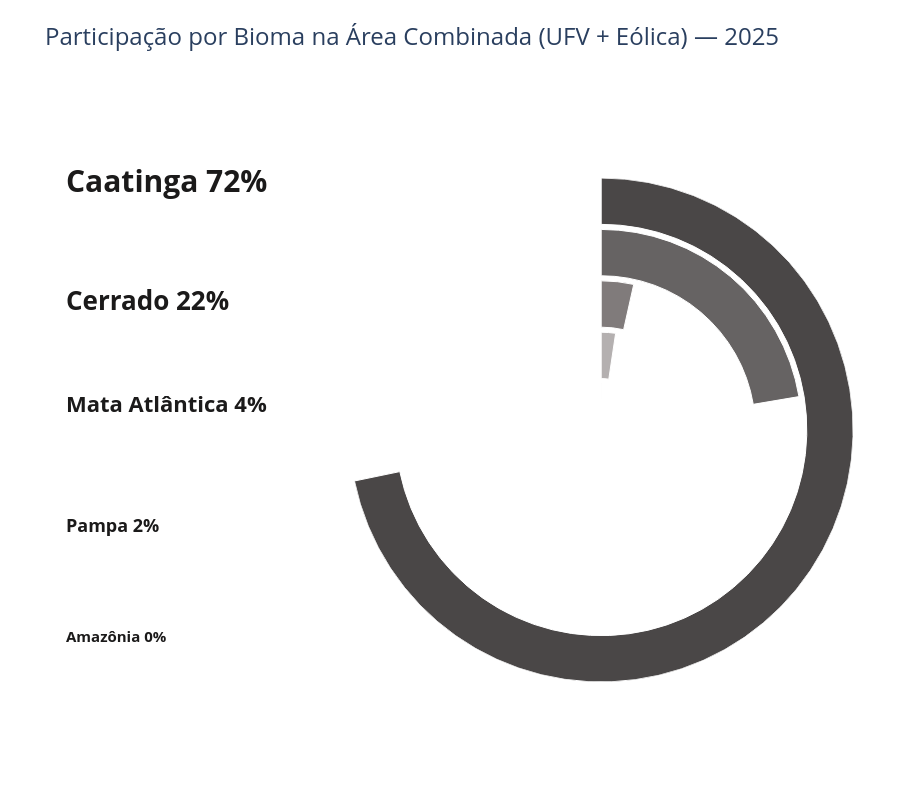

The cell this chart's notebook holds for it:
### Code cell
# Célula 8A
# Anéis concêntricos (não fatias de uma mesma pizza): cada bioma ocupa uma
# faixa de raio própria, do maior para o menor (mais externo -> mais
# interno), e todos os arcos partem do mesmo ângulo inicial (0°/12h), com o
# comprimento proporcional à participação do bioma no total combinado
# (UFV + Eólica). Por isso os arcos ficam com tamanhos bem diferentes entre
# si (esperado).
import plotly.graph_objects as go

df_bioma = df[df['tipo_region'] == 'bioma']
pivot_bioma = df_bioma.pivot_table(index='year', columns='nome_region', values='area_ha', aggfunc='sum').fillna(0)
ultimo_ano = int(pivot_bioma.index.max())
serie_ultimo_ano = pivot_bioma.loc[ultimo_ano].sort_values(ascending=False)
total_ano = serie_ultimo_ano.sum()

cores_map = {'Caatinga': '#4a4747', 'Cerrado': '#666363', 'Mata Atlântica': '#807b7b', 'Amazônia': '#9a9595', 'Pampa': '#b4b0b0'}

# Ordem dos anéis (do mais externo ao mais interno) calculada dinamicamente a
# partir dos dados — igual é feito para BIOMAS_HISTORICO na Célula 6 — em vez
# de fixar os 4 biomas da Eólica, aqui entram os 5 biomas do dado combinado
# (a Amazônia só existe em UFV).
ORDEM_ANEIS = serie_ultimo_ano.index.tolist()
N = len(ORDEM_ANEIS)
ESPACO = 0.02  # respiro entre um anel e o próximo
ESPESSURA = (1 - (N - 1) * ESPACO) / N  # espessura de cada anel, para o conjunto ocupar de r=0 até r=1

fig_aneis = go.Figure()
for i, bioma in enumerate(ORDEM_ANEIS):
    valor = serie_ultimo_ano.get(bioma, 0)
    frac = valor / total_ano
    arco_graus = frac * 360
    base_raio = 1 - i * (ESPESSURA + ESPACO) - ESPESSURA

    fig_aneis.add_trace(go.Barpolar(
        r=[ESPESSURA],
        theta=[arco_graus / 2],  # todos os arcos começam em 0°; o centro do arco é a metade do seu próprio comprimento
        width=[arco_graus],
        base=[base_raio],
        name=bioma,
        marker=dict(color=cores_map.get(bioma, '#ccc'), line=dict(color='white', width=1)),
        hovertemplate=f'<b>Bioma:</b> {bioma}<br><b>Área:</b> {valor:,.2f} ha<br><b>Participação:</b> {frac*100:.1f}%<extra></extra>',
    ))

# --- rótulos: lista empilhada à esquerda do anel, texto grande e em negrito,
# tamanho decrescente conforme a posição no ranking (não fixo por nome de
# bioma, já que o combinado tem 5 biomas em vez dos 4 da Eólica) ---
TAMANHOS_FONTE = np.linspace(30, 15, N)

anotacoes = []
Y_INICIAL, PASSO_Y = 0.90, 0.72 / max(N - 1, 1)
for i, bioma in enumerate(ORDEM_ANEIS):
    valor = serie_ultimo_ano.get(bioma, 0)
    frac = valor / total_ano
    anotacoes.append(dict(
        x=0.04, y=Y_INICIAL - i * PASSO_Y, xref='paper', yref='paper',
        xanchor='left', align='left',
        text=f"<b>{bioma} {frac*100:.0f}%</b>",
        showarrow=False,
        font=dict(size=int(TAMANHOS_FONTE[i]), color='#1b1a1a'),
    ))

fig_aneis.update_layout(
    title_text=f"Participação por Bioma na Área Combinada (UFV + Eólica) — {ultimo_ano}",
    title_font=dict(size=24),
    template="plotly_white",
    width=900, height=800,
    showlegend=False,
    annotations=anotacoes,
    polar=dict(
        # anel deslocado para a direita, deixando espaço à esquerda para os rótulos
        domain=dict(x=[0.38, 0.98], y=[0.05, 0.95]),
        radialaxis=dict(visible=False, range=[0, 1]),
        angularaxis=dict(visible=False, rotation=90, direction='clockwise'),
    ),
    margin=dict(t=90, b=30, l=30, r=30),
)

fig_aneis.show()
if salvar_grafico:
    print("Salvando o grafico com DPI 450")
    salvar_grafico_alta_resolucao(fig_aneis, 'proporcao_area_por_bioma_combinado_aneis_concentricos', dpi=450)

### Figure 1 — Plotly figure (JSON) as saved in the notebook; plotly's stock layout.template omitted (floating-point values rounded to 4 significant figures)
{"data": [{"base": [0.816], "hovertemplate": "<b>Bioma:</b> Caatinga<br><b>Área:</b> 51,604.32 ha<br><b>Participação:</b> 71.8%<extra></extra>", "marker": {"color": "#4a4747", "line": {"color": "white", "width": 1}}, "name": "Caatinga", "r": [0.184], "theta": [129.2], "type": "barpolar", "width": [258.3]}, {"base": [0.612], "hovertemplate": "<b>Bioma:</b> Cerrado<br><b>Área:</b> 16,064.79 ha<br><b>Participação:</b> 22.3%<extra></extra>", "marker": {"color": "#666363", "line": {"color": "white", "width": 1}}, "name": "Cerrado", "r": [0.184], "theta": [40.21], "type": "barpolar", "width": [80.42]}, {"base": [0.408], "hovertemplate": "<b>Bioma:</b> Mata Atlântica<br><b>Área:</b> 2,517.15 ha<br><b>Participação:</b> 3.5%<extra></extra>", "marker": {"color": "#807b7b", "line": {"color": "white", "width": 1}}, "name": "Mata Atlântica", "r": [0.184], "theta": [6.3], "type": "barpolar", "width": [12.6]}, {"base": [0.204], "hovertemplate": "<b>Bioma:</b> Pampa<br><b>Área:</b> 1,697.96 ha<br><b>Participação:</b> 2.4%<extra></extra>", "marker": {"color": "#b4b0b0", "line": {"color": "white", "width": 1}}, "name": "Pampa", "r": [0.184], "theta": [4.25], "type": "barpolar", "width": [8.5]}, {"base": [5.551e-17], "hovertemplate": "<b>Bioma:</b> Amazônia<br><b>Área:</b> 30.67 ha<br><b>Participação:</b> 0.0%<extra></extra>", "marker": {"color": "#9a9595", "line": {"color": "white", "width": 1}}, "name": "Amazônia", "r": [0.184], "theta": [0.07677], "type": "barpolar", "width": [0.1535]}], "layout": {"annotations": [{"align": "left", "font": {"color": "#1b1a1a", "size": 30}, "showarrow": false, "text": "<b>Caatinga 72%</b>", "x": 0.04, "xanchor": "left", "xref": "paper", "y": 0.9, "yref": "paper"}, {"align": "left", "font": {"color": "#1b1a1a", "size": 26}, "showarrow": false, "text": "<b>Cerrado 22%</b>", "x": 0.04, "xanchor": "left", "xref": "paper", "y": 0.72, "yref": "paper"}, {"align": "left", "font": {"color": "#1b1a1a", "size": 22}, "showarrow": false, "text": "<b>Mata Atlântica 4%</b>", "x": 0.04, "xanchor": "left", "xref": "paper", "y": 0.54, "yref": "paper"}, {"align": "left", "font": {"color": "#1b1a1a", "size": 18}, "showarrow": false, "text": "<b>Pampa 2%</b>", "x": 0.04, "xanchor": "left", "xref": "paper", "y": 0.36, "yref": "paper"}, {"align": "left", "font": {"color": "#1b1a1a", "size": 15}, "showarrow": false, "text": "<b>Amazônia 0%</b>", "x": 0.04, "xanchor": "left", "xref": "paper", "y": 0.18, "yref": "paper"}], "height": 800, "margin": {"b": 30, "l": 30, "r": 30, "t": 90}, "polar": {"angularaxis": {"direction": "clockwise", "rotation": 90, "visible": false}, "domain": {"x": [0.38, 0.98], "y": [0.05, 0.95]}, "radialaxis": {"range": [0, 1], "visible": false}}, "showlegend": false, "title": {"font": {"size": 24}, "text": "Participação por Bioma na Área Combinada (UFV + Eólica) — 2025"}, "width": 900}}
